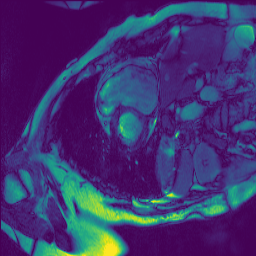
#> input picture figs/ref.png, 256 x 256 px
$ jupyter execute old_school_contours.ipynb
#> lines starting #> are read from the running program, lines starting #| are printed output that depends on the picture; after the words box and inside, x2 and y2 are one past the last pixel; in counts of white or black regions, pixels touching at a corner belong together
[cell 1]
import matplotlib.pyplot as plt
import numpy as np
from PIL import Image
from skimage.segmentation import active_contour
from skimage.filters import gaussian
from skimage.segmentation import morphological_geodesic_active_contour, disk_level_set

def boundary(array):
    bound = np.zeros_like(array)
    bound[:,:-1][array[:,1:]!=array[:,:-1]] = 1
    bound[:-1,:][array[1:, :]!=array[:-1,:]] = 1
    return bound

[cell 2]
im = np.array(Image.open('figs/ref.png'))[:,:,:3].mean(2)[50:150, 80:180]/255.0
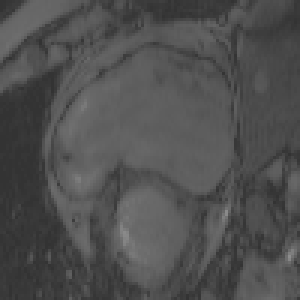
#> im: shape (100, 100) float64 (shown 3 times larger); min 0.2, max 0.556, mean 0.313

s = np.linspace(0, 2*np.pi, 400)
radius = 15
center = (35,50)
r = center[0] + radius*np.sin(s)
c = center[1] + radius*np.cos(s)
init = np.array([r, c]).T
cirle_init_array = disk_level_set(im.shape, center=center, radius=radius)

plt.plot(init[:, 1], init[:, 0], '--r', lw=3)

plt.imshow(im)
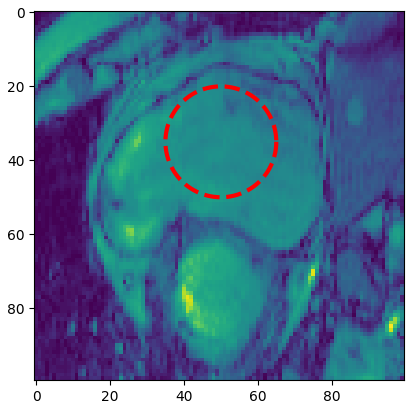
#> figure drawn by matplotlib, 1 panel

# Active Contours

[cell 3]
snake = active_contour(im,init, alpha=0.001, beta=0.4,w_edge=1.5)
#> snake = 400 pairs, first value 16.06 to 51.91, second value 33.73 to 63.79
plt.plot(snake[:, 1], snake[:, 0], '-b', lw=3)
plt.imshow(im)

[cell 4]
snake = morphological_geodesic_active_contour(im**2, 100, cirle_init_array,balloon=0.2,smoothing=2,)
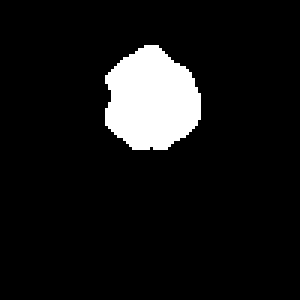
#> snake: shape (100, 100) int8 (shown 3 times larger); values 0 (black) and 1 (white), 8.5% white; 1 white region, box (x1, y1, x2, y2) and area: (35, 15, 67, 50) 852
plt.plot(snake[:, 1], snake[:, 0], '-b', lw=3)


im2 = 0.5*np.repeat(im[:,:,None], 3, axis=2)+0.5
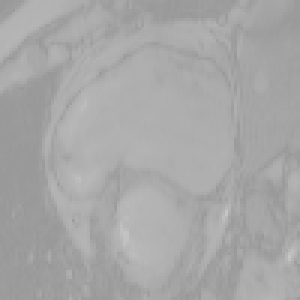
#> im2: shape (100, 100, 3) float64 (shown 3 times larger); min 0.6, max 0.778, mean 0.657
im2[:,:,1] *= 1-snake*1.0
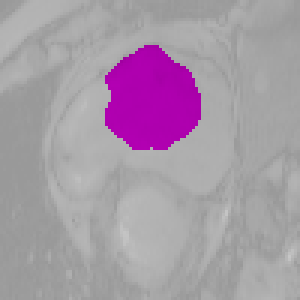
#> im2: shape (100, 100, 3) float64 (shown 3 times larger); 8.52% of pixels changed, all inside (x1, y1, x2, y2) = (35, 15, 67, 50); drawn as R, G, B
plt.imshow(im2)
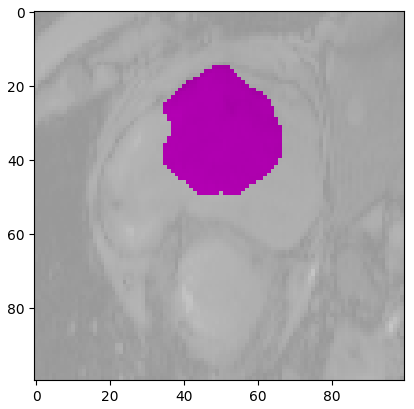
#> figure drawn by matplotlib, 1 panel

[cell 5]
snake.max()
#> Out = 1

$ run again, with figs/hori.png copied over figs/ref.png
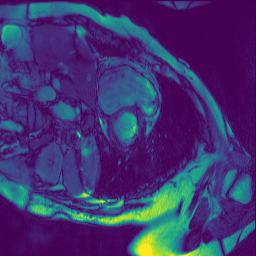
#> input picture figs/hori.png, 256 x 256 px
#> `snake = active_contour(im,init, alpha=0.001, beta=0.4,w_edge=1.5)`: snake = 400 pairs, first value 16.95 to 56.4, second value 34.14 to 71.08
#> `snake = morphological_geodesic_active_contour(im**2, 100, cirle_init_a..`:
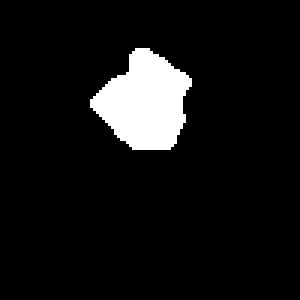
#> snake: shape (100, 100) int8 (shown 3 times larger); values 0 (black) and 1 (white), 7.5% white; 1 white region, box (x1, y1, x2, y2) and area: (30, 16, 64, 50) 752
#> `[cell 4] snake = morphological_geodesic_active_contour(im**2, 100, cir..`:
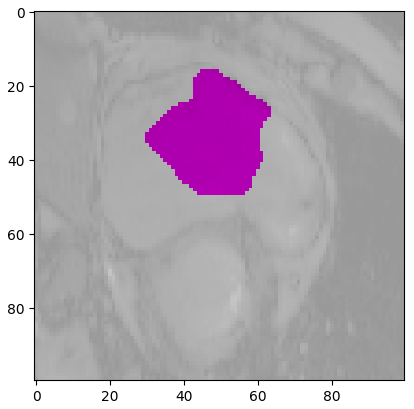
#> figure drawn by matplotlib, 1 panel
#> Out = 1
